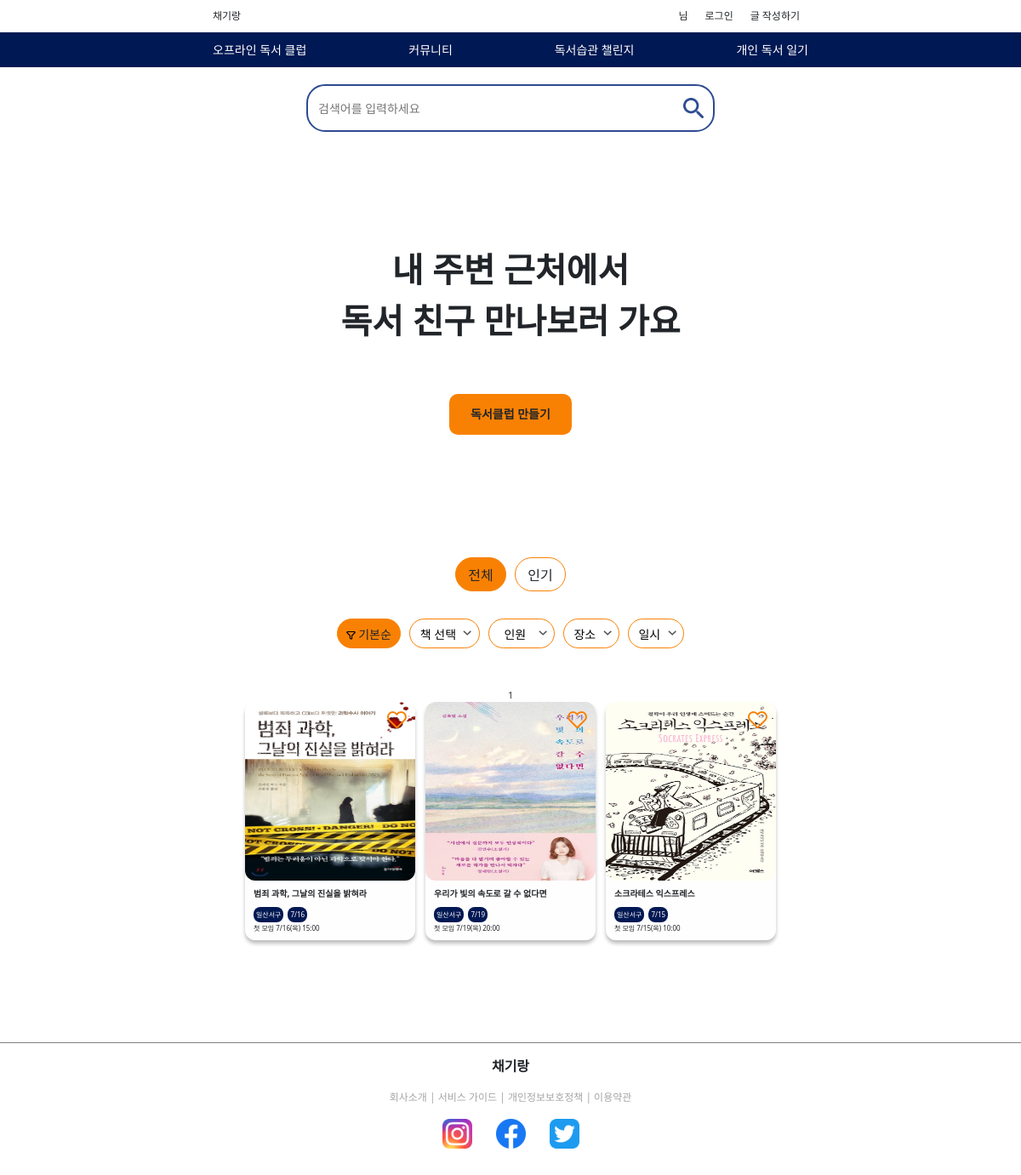
/club/entirelist, run on the app's committed database.
### bookclub/models.py (models this page shows, shortened)
class BookClub(models.Model):
    group_name = models.CharField(verbose_name='모임명', max_length=30)
    book_photo = models.ImageField(verbose_name='사진', upload_to='bookclub/', null=True, blank=True) # '/media/'+'bookclub/' # default='default_photo.png'
    book_title = models.CharField(verbose_name='책 제목', max_length=30)
    book_author = models.CharField(verbose_name='지은이', max_length=10)
    regularity = models.BooleanField(verbose_name='정기/비정기', default=False) # True(정기)/False(비정기)
    date1 = models.CharField(verbose_name='1회 날짜', max_length=20, blank=True)
    date2 = models.CharField(verbose_name='2회 날짜', max_length=20, blank=True)
    date3 = models.CharField(verbose_name='3회 날짜', max_length=20, blank=True)
    date4 = models.CharField(verbose_name='4회 날짜', max_length=20, blank=True)
    date5 = models.CharField(verbose_name='5회 날짜', max_length=20, blank=True)
    time = models.CharField(verbose_name='시간', max_length=20)
    city_location = models.CharField(verbose_name='장소(시/도)', max_length=10)
    district_location = models.CharField(verbose_name='장소(구/시/군)', max_length=10)
    dong_location = models.CharField(verbose_name='장소(동/읍/면)', max_length=10)
    full_address = models.CharField(verbose_name='전체 주소', max_length=50)
    discussion_field = models.CharField(verbose_name='토론 분야', max_length=10)
    discussion_keywords = models.CharField(verbose_name='토론 키워드', max_length=10)
    min_members = models.IntegerField(verbose_name='최소 멤버수', default=3, validators=[MinValueValidator(1)])
    max_members = models.IntegerField(verbose_name='최대 멤버수', default=6, validators=[MaxValueValidator(20)])
    applied_members = models.IntegerField(verbose_name='신청한 멤버수', default=0)
    details = models.CharField(verbose_name='클럽 상세 내용', max_length=400, blank=True)
    likes = models.IntegerField(verbose_name='좋아요 수', default=0)
    big_category=models.CharField(verbose_name='카테고리1', max_length=10, blank=True)
    middle_category=models.CharField(verbose_name='카테고리2', max_length=10, blank=True)
    small_category=models.CharField(verbose_name='카테고리3', max_length=10, blank=True)

### bookclub/views.py (the view)
# urls.py: path('entirelist', entire_list, name='entirelist'),
def entire_list(request):
    if request.method == 'GET':
        if q: # 필터링이 걸려있다면
            clubs = filtering(request)
        else:
            clubs = BookClub.objects.all()
        club_list = []
        for club in clubs:
            club_data = {
                'club_id': club.id,
                'group_name': club.group_name,
                'book_photo': club.book_photo,
                'book_title': club.book_title,
                'district_location': club.district_location,
                'date1': club.date1,
                'time': club.time
            }
            club_list.append(club_data)
        context = {'clubs': club_list}
        return render(request, 'club/main-club.html', context)

### templates/club/main-club.html (shortened to what this page needs)
{% include 'header.html' %}
<!DOCTYPE html>
<html lang="en">
<head>
    <link href="https://cdn.jsdelivr.net/npm/bootstrap@5.2.3/dist/css/bootstrap.min.css" rel="stylesheet">
    <link rel="stylesheet" href="/static/css/main-club.css">
    <link rel="stylesheet" href="/static/css/header.css">
    <link rel="stylesheet" href="/static/css/footer.css">
</head>
<body>
    <section id="sec1">
        <div id="divSearch">
            <input placeholder="검색어를 입력하세요">
            <img src="/static/img/searchBtn.png" alt="검색 버튼">
        </div>
        <div class="cWidth" id="divBanner">
            <p style="text-align: center; font-size: 4rem; font-weight: 700; margin-top: 14vh;">내 주변 근처에서<br>독서 친구 만나보러 가요</p>
            <div>독서클럽 만들기</div>
        </div>
    </section>
    <section id="sec2">
        <div id="div1" style="display: flex; flex-direction: row;">
            <div class="radioForm">
                <label for="allOption">전체</label>
            </div>
            <div class="radioForm">
                <label for="popularOption">인기</label>
            </div>
        </div>
        <div id="div2" style="display: flex; flex-direction: row;">
            <div id="resetBtn"><img style="height: 10px; margin-right: 3px" src="/static/img/filter.svg" alt="필터">기본순</div>
            <select id="bookBtn">
                <option value="none">책 선택</option>
            </select>
            <select id="peopleBtn">
                <option value="none">인원</option>
            </select>
            <select id="placeBtn">
                <option value="none">장소</option>
            </select>
            <select id="dateBtn">
                <option value="none">일시</option>
            </select>
        </div>
    {% widthratio clubs|length 4 1 as range %}
    {% for i in "x"|rjust:range %}
    <p>{{ range }}</p>
        <div id="divBooksH">
            {% widthratio i 1 4 as start %}
            {% with end=start|add:4 %}
                    {% for club in clubs|slice:"start:end" %}
                        <div class="divOneBook default" onclick="location.href='/club/{{ club.club_id }}'">
                            <div id="divBookMap1">
                                <img id="book" src="/media/bookclub/{{ club.club_id }}.jfif" alt="">
                                <img id="like" src="/static/img/likeEmpty.svg" alt="하트">
                            </div>
                            <div id="divBookMap2">
                                <p id="title">{{ club.book_title }}</p>
                                <div id="divPlaceDate">
                                    <div id="place">{{ club.district_location }}</div>
                                    <div id="date">{{ club.date1 }}</div>
                                </div>
                                <p id="info">첫 모임 {{ club.date1 }}(목) {{ club.time }}</p>
                            </div>
                        </div>
                    {% endfor %}
            {% endwith %}
        </div>
    {% endfor %}
    </section>
</body>
</html>
{% include 'footer.html' %}

### static/css/main-club.css (style rules this page uses)
html { font-size:62.5%; font-family: 'Noto Sans KR', sans-serif; font-weight: 500; }
div,p,input { margin: 0; padding: 0; }
body { display: flex; flex-direction: column; margin: 0; padding: 0; }
#sec1 { display: flex; flex-direction: column; align-items: center; background-image: url('/static/img/background-main-club.svg'); background-repeat : no-repeat; background-size : cover; }
#divBanner { display: flex; flex-direction: column; align-items: center; }
#divSearch { position: relative; display: flex; width: 40vw; align-self: center; justify-content: center; align-items: center; margin: 2.5vh; }
#divSearch > input { width: 40vw; height: 7vh; border: 2px solid #2D4A91; border-radius: 22px; padding: 0 1vw 0 1vw; font-size: 1.4rem; }
#divSearch > img { position: absolute; width: 24px; right: 1.1vw; }
#divBanner > div { width: 12vw; height: 6vh; background-color: #F88103; margin-top: 7vh; margin-bottom: 8vh; border-radius: 10px; font-size: 1.4rem; font-weight: 700; line-height: 6vh; text-align: center; word-break: keep-all; cursor: pointer; transition: all 0.3s ease 0s; }
#divBooksH { display: flex; flex-direction: row; margin-bottom: 5vh; gap: 1vw; }
#divBooksH > .divOneBook { display: flex; flex-direction: column; width: 14vw; height: 21vw; min-width: 200px; min-height: 280px; border-radius: 12px; background: rgba(255, 251, 251, 0.20); box-shadow: 0px 4px 4px 0px rgba(0, 0, 0, 0.25); transition: all 0.3s ease 0s; cursor: pointer; }
#divBooksH > .divOneBook > #divBookMap1 { display: flex; position: relative; height: 16vw; min-height: 210px; border-radius: 12px; overflow: hidden; }
#divBooksH > .divOneBook > #divBookMap1 #book { width: 100%; }
#divBooksH > .divOneBook > #divBookMap1 #like { position: absolute; top: 5%; right: 5%; }
#divBooksH > .divOneBook > #divBookMap2 { display: flex; flex-direction: column; justify-content: space-evenly; flex-grow: 1; padding: 6px 10px 6px 10px; }
#divBooksH > .divOneBook #title { font-size: 1rem; font-weight: 700; flex-grow: 0.5; overflow: hidden; text-overflow: ellipsis; white-space: nowrap; word-break:break-all; }
#divBooksH > .divOneBook #divPlaceDate { display: flex; flex-direction: row; }
#divPlaceDate #date { margin-left: 5px; }
#divPlaceDate > div { background-color: #001853; border-radius: 8px; color: white; font-size: 0.8rem; font-weight: 500; padding: 3px; }
#divBooksH > .divOneBook #info { font-size: 0.8rem; font-weight: 500; }
#sec2 { display: flex; flex-direction: column; align-items: center; margin-bottom: 10vh; }
#sec2 #div1 { display: flex; flex-direction: row; gap: 10px; margin-top: 10vh; }
.radioForm input[type=radio] + label { width: 60px; height: 40px; font-size: 1.6rem; border: 1px solid #F88103; background: #FFF; border-radius: 24px; text-align: center; line-height: 40px; transition: all 0.3s ease 0s; cursor: pointer; }
.radioForm label { display: block; }
.radioForm input[type=radio]:checked + label { background: #F88103; border-radius: 24px; }
#sec2 #div2 { gap: 10px; margin-top: 4vh; margin-bottom: 6vh; }
#sec2 #div2 > div { height: 35px; font-size: 1.4rem; background-color: #F88103; border: 1px solid #F88103; border-radius: 24px; text-align: center; line-height: 35px; padding-left: 10px; padding-right: 10px; cursor: pointer; transition: all 0.3s ease 0s; }
#sec2 #div2 > select { height: 35px; font-size: 1.4rem; background-color: #ffffff00; border: 1px solid #F88103; border-radius: 24px; text-align: center; line-height: 35px; padding-left: 5px; padding-right: 20px; background: url('/static/img/arrow_bottom.svg') calc(95% - 5px) no-repeat; background-size: 10px; -o-appearance: none; -webkit-appearance: none; -moz-appearance: none; appearance: none; cursor: pointer; }

### data on the page
BookClub: book_title "범죄 과학, 그날의 진실을 밝혀라", district_location "일산서구", date1 "7/16", date1 "7/16", time "15:00"
BookClub: book_title "우리가 빛의 속도로 갈 수 없다면", district_location "일산서구", date1 "7/19", date1 "7/19", time "20:00"
BookClub: book_title "소크라테스 익스프레스", district_location "일산서구", date1 "7/15", date1 "7/15", time "10:00"

### other printed values
{{ range }} "1"
